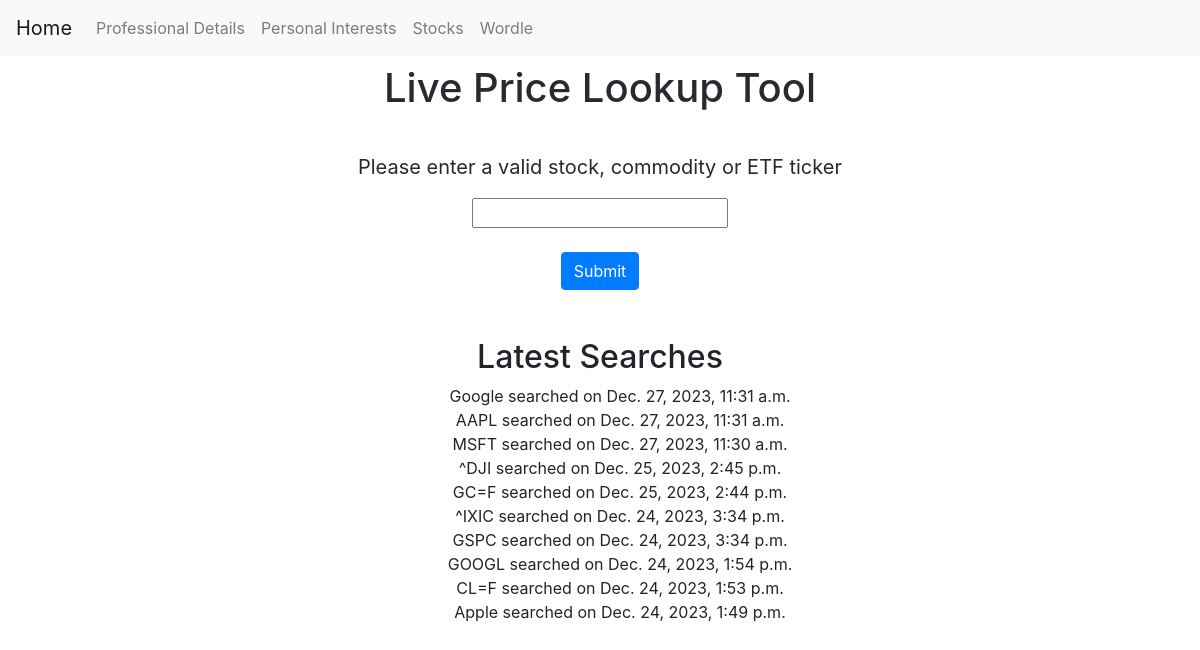
Page /take_in_stock_price/ on the earlier database version.
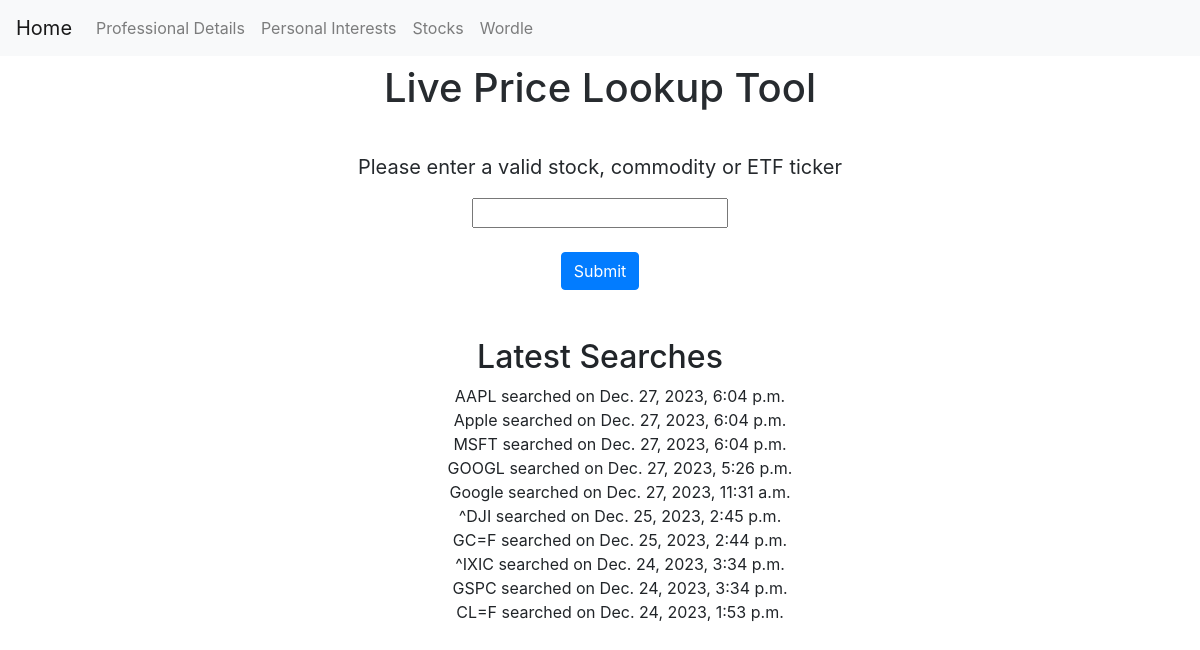
Same page on the later database version.
### portfolio/models.py (models this page shows, shortened)
class Stock(models.Model):
    ticker = models.CharField(max_length=10, unique=True)
    date_searched = models.DateTimeField(auto_now=True)

### portfolio/views.py (the view, shortened to what this page needs)
# urls.py: path('take_in_stock_price/', views.take_in_stock_price, name='take_in_stock_price'),
def take_in_stock_price(request):
    form = StockTickerForm()
    all_searches = Stock.objects.all().order_by("-date_searched")
    previous_searches = all_searches[:10]
    return render(request, 'portfolio/stock_form.html', {
        'form': form,
        'previous_searches': previous_searches
    })

### portfolio/forms.py
class StockTickerForm(forms.Form):
    ticker = forms.CharField(label='Please enter a valid stock, commodity or ETF ticker')

### portfolio/templates/portfolio/stock_form.html (shortened to what this page needs)
{% extends "portfolio/layout.html" %}
{% block body %}
    <!DOCTYPE html>
    <html>
    <head>
    </head>
    <body>
        <h1 class="my-2 mx-3 text-center fade-in">Live Price Lookup Tool</h1>
        <br>
        <form method="post" class="my-2 mx-3">
            <div class="text-center fade-in">
                <p class="form-label" style="font-size: 20px;">{{ form.ticker.label }}</p>
                {{ form.ticker }}
            </div>
            <br>
            <div class="form-group text-center fade-in">
                <button class="btn btn-primary" type="submit">Submit</button>
            </div>
        </form>
        <br>
        <div class="text-center fade-in">
            <h2 class="my-2 mx-3">Latest Searches</h2>
            <ul style="list-style: none;">
                {% for stock in previous_searches %}
                    <li>{{ stock.ticker }} searched on {{ stock.date_searched }}</li>
                {% endfor %}
            </ul>
        </div>
    </body>
    </html>
{% endblock %}

### portfolio/templates/portfolio/layout.html (shortened to what this page needs)
{% load static %}
<!DOCTYPE html>
<html lang="en">
    <head>
        <link rel="stylesheet" href="https://stackpath.bootstrapcdn.com/bootstrap/4.4.1/css/bootstrap.min.css">
        <link href="{% static 'portfolio/styles.css' %}" rel="stylesheet">
    </head>
    <body>
        <nav class="navbar navbar-expand-lg navbar-light bg-light">
            <a class="navbar-brand" href="{% url 'index' %}">Home</a>
            <div>
              <ul class="navbar-nav mr-auto">
                <li class="nav-item">
                    <a class="nav-link" href="{% url 'professional_details' %}">Professional Details</a>
                </li>
                <li class="nav-item">
                    <a class="nav-link" href="{% url 'personal_interests' %}">Personal Interests</a>
                </li>
                <li class="nav-item">
                    <a class="nav-link" href="{% url 'take_in_stock_price' %}">Stocks</a>
                </li>
                <li class="nav-item">
                    <a class="nav-link" href="{% url 'wordle_game' %}">Wordle</a>
                </li>
              </ul>
            </div>
          </nav>
        <div class="body">
            {% block body %}
            {% endblock %}
        </div>
    </body>
</html>

### portfolio/static/portfolio/styles.css (style rules this page uses)
html, body { background-color: white; }
:root { --default: #57575c; --empty: #7d7d82; --wrong: #b59f3b; --right: #538d4e; }

Differences in the rows shown:
changed Stock "AAPL": date_searched "Dec. 27, 2023, 11:31 a.m." → "Dec. 27, 2023, 6:04 p.m."; moves up the list
changed Stock "Apple": date_searched "Dec. 24, 2023, 1:49 p.m." → "Dec. 27, 2023, 6:04 p.m."; moves up the list
changed Stock "MSFT": date_searched "Dec. 27, 2023, 11:30 a.m." → "Dec. 27, 2023, 6:04 p.m."; moves down the list
changed Stock "GOOGL": date_searched "Dec. 24, 2023, 1:54 p.m." → "Dec. 27, 2023, 5:26 p.m."; moves up the list
